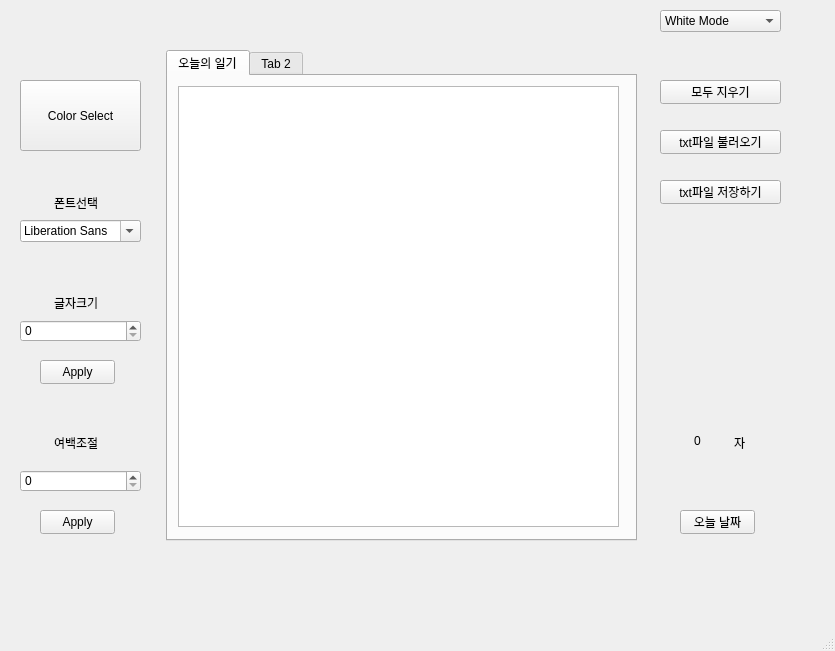
<?xml version="1.0" encoding="UTF-8"?>
<ui version="4.0">
 <class>MainWindow</class>
 <widget class="QMainWindow" name="MainWindow">
  <property name="geometry">
   <rect>
    <x>0</x>
    <y>0</y>
    <width>835</width>
    <height>651</height>
   </rect>
  </property>
  <property name="windowTitle">
   <string>MainWindow</string>
  </property>
  <widget class="QWidget" name="centralwidget">
   <widget class="QTabWidget" name="tabWidget">
    <property name="geometry">
     <rect>
      <x>166</x>
      <y>50</y>
      <width>471</width>
      <height>491</height>
     </rect>
    </property>
    <property name="currentIndex">
     <number>0</number>
    </property>
    <widget class="QWidget" name="tab">
     <attribute name="title">
      <string>오늘의 일기</string>
     </attribute>
     <widget class="QTextEdit" name="textEdit_2">
      <property name="geometry">
       <rect>
        <x>10</x>
        <y>10</y>
        <width>441</width>
        <height>441</height>
       </rect>
      </property>
     </widget>
    </widget>
    <widget class="QWidget" name="tab_2">
     <attribute name="title">
      <string>Tab 2</string>
     </attribute>
     <widget class="QComboBox" name="comboBox_2">
      <property name="geometry">
       <rect>
        <x>28</x>
        <y>220</y>
        <width>411</width>
        <height>22</height>
       </rect>
      </property>
      <item>
       <property name="text">
        <string>아주 좋음</string>
       </property>
      </item>
      <item>
       <property name="text">
        <string>좋음</string>
       </property>
      </item>
      <item>
       <property name="text">
        <string>나쁘지않음</string>
       </property>
      </item>
      <item>
       <property name="text">
        <string>나쁨</string>
       </property>
      </item>
     </widget>
     <widget class="QTextEdit" name="textEdit">
      <property name="geometry">
       <rect>
        <x>50</x>
        <y>130</y>
        <width>361</width>
        <height>61</height>
       </rect>
      </property>
      <property name="styleSheet">
       <string notr="true">border: none;
background-color:transparent;</string>
      </property>
      <property name="html">
       <string>&lt;!DOCTYPE HTML PUBLIC &quot;-//W3C//DTD HTML 4.0//EN&quot; &quot;http://www.w3.org/TR/REC-html40/strict.dtd&quot;&gt;
&lt;html&gt;&lt;head&gt;&lt;meta name=&quot;qrichtext&quot; content=&quot;1&quot; /&gt;&lt;meta charset=&quot;utf-8&quot; /&gt;&lt;style type=&quot;text/css&quot;&gt;
p, li { white-space: pre-wrap; }
&lt;/style&gt;&lt;/head&gt;&lt;body style=&quot; font-family:'맑은 고딕'; font-size:9pt; font-weight:400; font-style:normal;&quot;&gt;
&lt;p align=&quot;center&quot; style=&quot; margin-top:0px; margin-bottom:0px; margin-left:0px; margin-right:0px; -qt-block-indent:0; text-indent:0px;&quot;&gt;&lt;span style=&quot; font-size:16pt;&quot;&gt;오늘 당신의 기분을 선택해주세요&lt;/span&gt;&lt;/p&gt;&lt;/body&gt;&lt;/html&gt;</string>
      </property>
     </widget>
    </widget>
   </widget>
   <widget class="QSpinBox" name="LetterSize">
    <property name="geometry">
     <rect>
      <x>20</x>
      <y>320</y>
      <width>121</width>
      <height>22</height>
     </rect>
    </property>
   </widget>
   <widget class="QFontComboBox" name="fontComboBox">
    <property name="geometry">
     <rect>
      <x>20</x>
      <y>220</y>
      <width>121</width>
      <height>22</height>
     </rect>
    </property>
   </widget>
   <widget class="QComboBox" name="comboBox_3">
    <property name="geometry">
     <rect>
      <x>660</x>
      <y>10</y>
      <width>121</width>
      <height>22</height>
     </rect>
    </property>
    <item>
     <property name="text">
      <string>White Mode</string>
     </property>
    </item>
    <item>
     <property name="text">
      <string>Dark Mode</string>
     </property>
    </item>
   </widget>
   <widget class="QPushButton" name="pushButton">
    <property name="geometry">
     <rect>
      <x>660</x>
      <y>80</y>
      <width>121</width>
      <height>24</height>
     </rect>
    </property>
    <property name="text">
     <string>모두 지우기</string>
    </property>
   </widget>
   <widget class="QPushButton" name="pushButton_2">
    <property name="geometry">
     <rect>
      <x>660</x>
      <y>130</y>
      <width>121</width>
      <height>24</height>
     </rect>
    </property>
    <property name="text">
     <string>txt파일 불러오기</string>
    </property>
   </widget>
   <widget class="QPushButton" name="pushButton_3">
    <property name="geometry">
     <rect>
      <x>660</x>
      <y>180</y>
      <width>121</width>
      <height>24</height>
     </rect>
    </property>
    <property name="text">
     <string>txt파일 저장하기</string>
    </property>
   </widget>
   <widget class="QPushButton" name="pushButton_4">
    <property name="geometry">
     <rect>
      <x>680</x>
      <y>510</y>
      <width>75</width>
      <height>24</height>
     </rect>
    </property>
    <property name="text">
     <string>오늘 날짜</string>
    </property>
   </widget>
   <widget class="QPlainTextEdit" name="plainTextEdit">
    <property name="geometry">
     <rect>
      <x>730</x>
      <y>430</y>
      <width>41</width>
      <height>41</height>
     </rect>
    </property>
    <property name="styleSheet">
     <string notr="true">border: none;
background-color:transparent;</string>
    </property>
    <property name="readOnly">
     <bool>true</bool>
    </property>
    <property name="plainText">
     <string>자</string>
    </property>
   </widget>
   <widget class="QPlainTextEdit" name="plainTextEdit_2">
    <property name="geometry">
     <rect>
      <x>690</x>
      <y>430</y>
      <width>41</width>
      <height>41</height>
     </rect>
    </property>
    <property name="styleSheet">
     <string notr="true">border: none;
background-color:transparent;</string>
    </property>
    <property name="plainText">
     <string>0</string>
    </property>
   </widget>
   <widget class="QPushButton" name="pushButton_5">
    <property name="geometry">
     <rect>
      <x>40</x>
      <y>360</y>
      <width>75</width>
      <height>24</height>
     </rect>
    </property>
    <property name="text">
     <string>Apply</string>
    </property>
   </widget>
   <widget class="QSpinBox" name="LetterSize_2">
    <property name="geometry">
     <rect>
      <x>20</x>
      <y>470</y>
      <width>121</width>
      <height>22</height>
     </rect>
    </property>
   </widget>
   <widget class="QPushButton" name="pushButton_6">
    <property name="geometry">
     <rect>
      <x>40</x>
      <y>510</y>
      <width>75</width>
      <height>24</height>
     </rect>
    </property>
    <property name="text">
     <string>Apply</string>
    </property>
   </widget>
   <widget class="QPlainTextEdit" name="plainTextEdit_3">
    <property name="geometry">
     <rect>
      <x>50</x>
      <y>190</y>
      <width>61</width>
      <height>31</height>
     </rect>
    </property>
    <property name="styleSheet">
     <string notr="true">border: none;
background-color:transparent;</string>
    </property>
    <property name="readOnly">
     <bool>true</bool>
    </property>
    <property name="plainText">
     <string>폰트선택</string>
    </property>
   </widget>
   <widget class="QPlainTextEdit" name="plainTextEdit_4">
    <property name="geometry">
     <rect>
      <x>50</x>
      <y>290</y>
      <width>61</width>
      <height>31</height>
     </rect>
    </property>
    <property name="styleSheet">
     <string notr="true">border: none;
background-color:transparent;</string>
    </property>
    <property name="readOnly">
     <bool>true</bool>
    </property>
    <property name="plainText">
     <string>글자크기</string>
    </property>
   </widget>
   <widget class="QPlainTextEdit" name="plainTextEdit_5">
    <property name="geometry">
     <rect>
      <x>50</x>
      <y>430</y>
      <width>61</width>
      <height>31</height>
     </rect>
    </property>
    <property name="styleSheet">
     <string notr="true">border: none;
background-color:transparent;</string>
    </property>
    <property name="readOnly">
     <bool>true</bool>
    </property>
    <property name="plainText">
     <string>여백조절</string>
    </property>
   </widget>
   <widget class="QPushButton" name="pushButton_7">
    <property name="geometry">
     <rect>
      <x>20</x>
      <y>80</y>
      <width>121</width>
      <height>71</height>
     </rect>
    </property>
    <property name="text">
     <string>Color Select</string>
    </property>
   </widget>
  </widget>
  <widget class="QMenuBar" name="menubar">
   <property name="geometry">
    <rect>
     <x>0</x>
     <y>0</y>
     <width>835</width>
     <height>22</height>
    </rect>
   </property>
  </widget>
  <widget class="QStatusBar" name="statusbar"/>
 </widget>
 <resources/>
 <connections/>
</ui>
